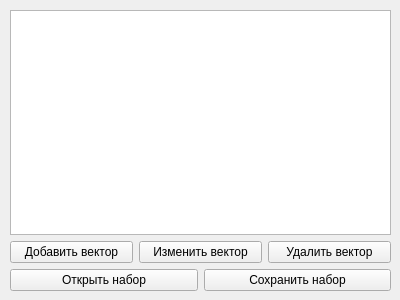
<?xml version="1.0" encoding="UTF-8"?>
<ui version="4.0">
 <class>VectorManagingForm</class>
 <widget class="QWidget" name="VectorManagingForm">
  <property name="geometry">
   <rect>
    <x>0</x>
    <y>0</y>
    <width>400</width>
    <height>300</height>
   </rect>
  </property>
  <property name="windowTitle">
   <string>Form</string>
  </property>
  <widget class="QWidget" name="verticalLayoutWidget">
   <property name="geometry">
    <rect>
     <x>10</x>
     <y>10</y>
     <width>381</width>
     <height>281</height>
    </rect>
   </property>
   <layout class="QVBoxLayout" name="verticalLayout">
    <item>
     <widget class="QListView" name="listView"/>
    </item>
    <item>
     <layout class="QHBoxLayout" name="horizontalLayout">
      <item>
       <widget class="QPushButton" name="AddBtn">
        <property name="text">
         <string>Добавить вектор</string>
        </property>
       </widget>
      </item>
      <item>
       <widget class="QPushButton" name="EditBtn">
        <property name="text">
         <string>Изменить вектор</string>
        </property>
       </widget>
      </item>
      <item>
       <widget class="QPushButton" name="RemoveBtn">
        <property name="text">
         <string>Удалить вектор</string>
        </property>
       </widget>
      </item>
     </layout>
    </item>
    <item>
     <layout class="QHBoxLayout" name="horizontalLayout_2">
      <item>
       <widget class="QPushButton" name="OpenBtn">
        <property name="text">
         <string>Открыть набор</string>
        </property>
       </widget>
      </item>
      <item>
       <widget class="QPushButton" name="SaveBtn">
        <property name="text">
         <string>Сохранить набор</string>
        </property>
       </widget>
      </item>
     </layout>
    </item>
   </layout>
  </widget>
 </widget>
 <resources/>
 <connections/>
</ui>
